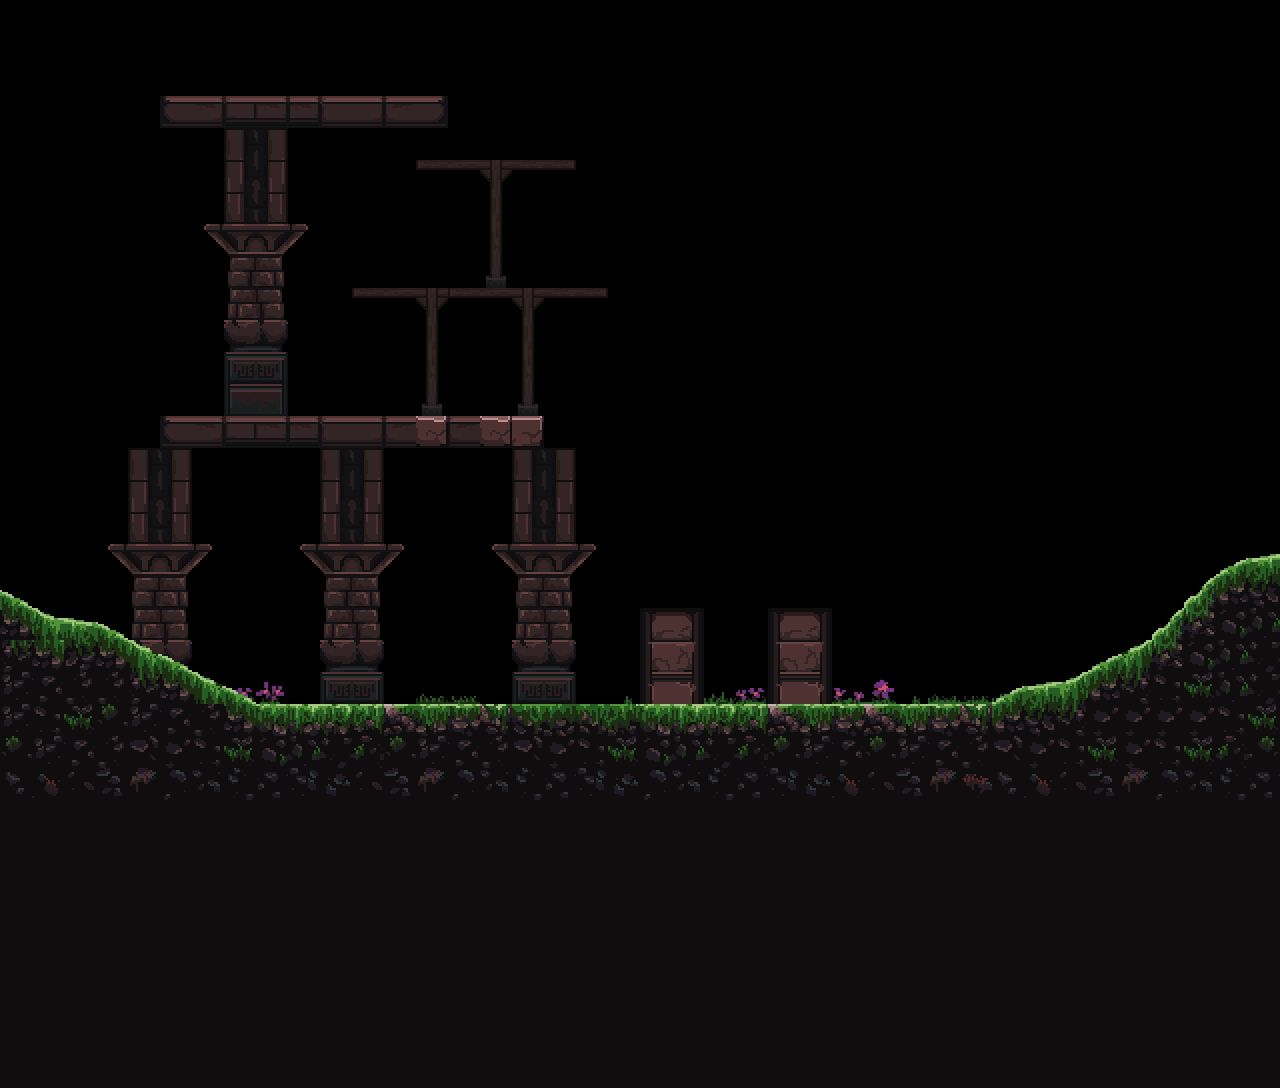

Below is a game level as drawn by its tile map, then a one-line description and the .tmx that defines it (tile-layer data replaced by summaries):
An orthogonal 40x34 tile map with 32x32 px tiles, 2 tile layers (TiledStructuresLayer, TiledTerrainLayer), 2 tilesets.

<map version="1.2" tiledversion="1.3.2" orientation="orthogonal" renderorder="right-down" compressionlevel="0" width="40" height="34" tilewidth="32" tileheight="32" infinite="0" nextlayerid="3" nextobjectid="1">
 <editorsettings>
  <chunksize width="32" height="32" />
  <export target="." format="json" />
 </editorsettings>
 <tileset firstgid="1" name="TiledStructuresTileset" tilewidth="32" tileheight="32" tilecount="1024" columns="32">
  <image source="Structures.png" width="1024" height="1024" />
 </tileset>
 <tileset firstgid="1025" name="TiledTerrainTileset" tilewidth="32" tileheight="32" tilecount="7056" columns="84">
  <image source="Terrain.png" width="2688" height="2688" />
 </tileset>
 <layer id="2" name="TiledStructuresLayer" width="40" height="34">
  <data>[1360 cells, 216 non-empty, 73 distinct tile ids]</data>
 </layer>
 <layer id="1" name="TiledTerrainLayer" width="40" height="34">
  <data>[1360 cells, 530 non-empty, 67 distinct tile ids]</data>
 </layer>
</map>
